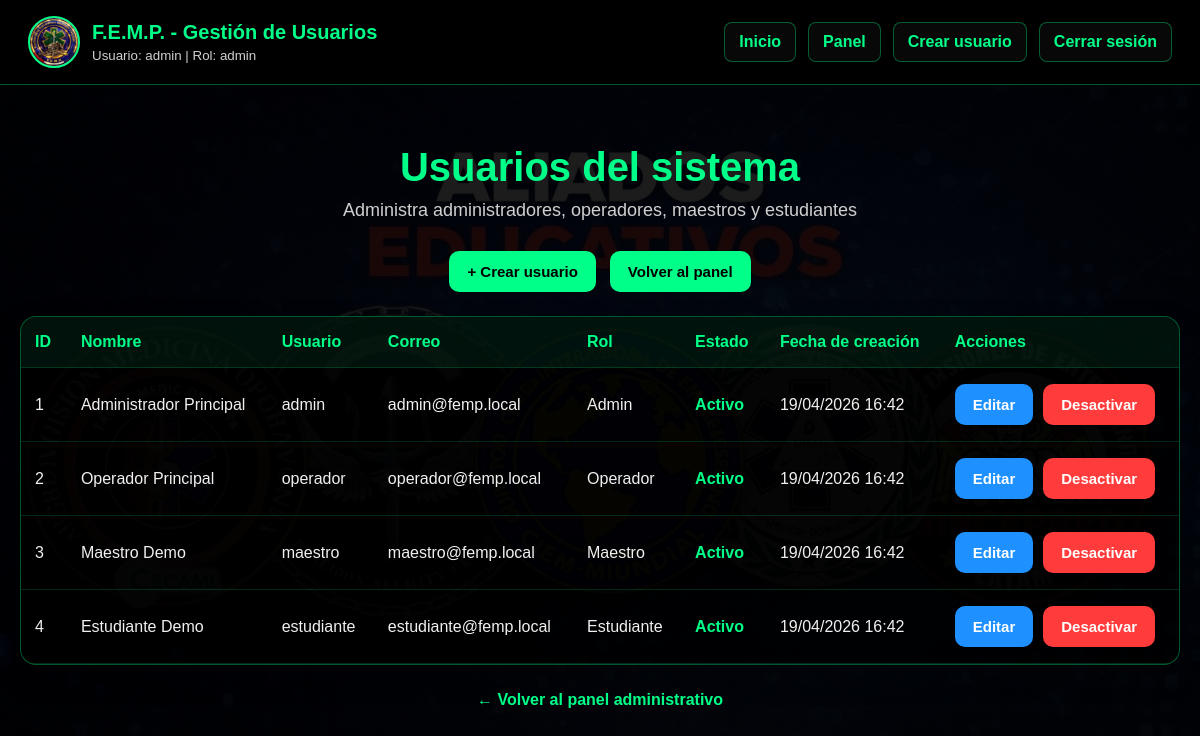
/usuarios (signed in), run on the app's committed database.
### tables this page shows
CREATE TABLE usuarios (
            id INTEGER PRIMARY KEY AUTOINCREMENT,
            nombre TEXT,
            usuario TEXT UNIQUE NOT NULL,
            correo TEXT,
            clave TEXT NOT NULL,
            rol TEXT NOT NULL DEFAULT 'operador',
            activo INTEGER NOT NULL DEFAULT 1,
            fecha_creacion TEXT
        );

### app.py (the view)
@app.route('/usuarios')
def usuarios():
    if not session.get('logueado'):
        return redirect(url_for('login'))
    if not es_admin():
        return redirect(url_for('inscritos'))
    lista = listar_usuarios()
    return render_template(
        'usuarios.html',
        usuarios=lista,
        usuario_actual=session.get('usuario'),
        rol_actual=session.get('rol')
    )

### app.py (called while the page is built)
def usar_postgres():
    return bool(DATABASE_URL)

def get_db_connection():
    if usar_postgres():
        url = urlparse(DATABASE_URL)
        conn = psycopg2.connect(
            dbname=url.path[1:],
            user=url.username,
            password=url.password,
            host=url.hostname,
            port=url.port,
            sslmode="require"
        )
        return conn
    else:
        conn = sqlite3.connect(SQLITE_DB)
        conn.row_factory = sqlite3.Row
        return conn

def get_cursor(conn):
    if usar_postgres():
        return conn.cursor(cursor_factory=psycopg2.extras.RealDictCursor)
    return conn.cursor()

def fetchall_dict(cursor):
    rows = cursor.fetchall()
    if usar_postgres():
        return [dict(r) for r in rows]
    return [dict(r) for r in rows]

def listar_usuarios():
    conn = get_db_connection()
    cursor = get_cursor(conn)
    cursor.execute("SELECT * FROM usuarios ORDER BY id ASC")
    usuarios = fetchall_dict(cursor)
    cursor.close()
    conn.close()
    return usuarios

def es_admin():
    return session.get('rol') == 'admin'

### templates/usuarios.html (shortened to what this page needs)
<!DOCTYPE html>
<html>
<head>
</head>
<body>
    <div class="topbar">
        <div class="topbar-left">
            <img src="{{ url_for('static', filename='logo.jpg') }}" alt="Logo">
            <div>
                <h2>F.E.M.P. - Gestión de Usuarios</h2>
                <small>Usuario: {{ usuario_actual }} | Rol: {{ rol_actual }}</small>
            </div>
        </div>
        <div class="topbar-links">
            <a href="/">Inicio</a>
            <a href="/inscritos">Panel</a>
            <a href="/crear-usuario">Crear usuario</a>
            <a href="/logout">Cerrar sesión</a>
        </div>
    </div>
    <div class="contenedor">
        <div class="titulo">
            <h1>Usuarios del sistema</h1>
            <p>Administra administradores, operadores, maestros y estudiantes</p>
        </div>
        <div class="acciones">
            <a href="/crear-usuario" class="btn">+ Crear usuario</a>
            <a href="/inscritos" class="btn">Volver al panel</a>
        </div>
        <div class="tabla-box">
            <div class="tabla-scroll">
                <table>
                    <tr>
                        <th>ID</th>
                        <th>Nombre</th>
                        <th>Usuario</th>
                        <th>Correo</th>
                        <th>Rol</th>
                        <th>Estado</th>
                        <th>Fecha de creación</th>
                        <th>Acciones</th>
                    </tr>
                    {% for u in usuarios %}
                    <tr>
                        <td>{{ u.id }}</td>
                        <td>{{ u.nombre }}</td>
                        <td>{{ u.usuario }}</td>
                        <td>{{ u.correo }}</td>
                        <td>{{ u.rol|capitalize }}</td>
                        <td>
                            {% if u.activo == 1 %}
                                <span class="estado-activo">Activo</span>
                            {% else %}
                                <span class="estado-inactivo">Inactivo</span>
                            {% endif %}
                        </td>
                        <td>{{ u.fecha_creacion }}</td>
                        <td>
                            <div class="acciones-fila">
                                <a href="/editar-usuario/{{ u.id }}" class="btn btn-edit">Editar</a>
                                <form method="POST" action="/toggle-usuario/{{ u.id }}" class="form-inline">
                                    {% if u.activo == 1 %}
                                        <button type="submit" class="btn btn-danger">Desactivar</button>
                                    {% else %}
                                        <button type="submit" class="btn">Activar</button>
                                    {% endif %}
                                </form>
                            </div>
                        </td>
                    </tr>
                    {% else %}
                    <tr>
                        <td colspan="8" class="sin-datos">No hay usuarios registrados.</td>
                    </tr>
                    {% endfor %}
                </table>
            </div>
        </div>
        <div class="footer-link">
            <a href="/inscritos">← Volver al panel administrativo</a>
        </div>
    </div>
</body>
</html>

### data on the page
usuarios: id "1", nombre "Administrador Principal", usuario "admin", correo "admin@femp.local", rol "Admin", activo "Activo", fecha_creacion "19/04/2026 16:42"
usuarios: id "2", nombre "Operador Principal", usuario "operador", correo "operador@femp.local", rol "Operador", activo "Activo", fecha_creacion "19/04/2026 16:42"
usuarios: id "3", nombre "Maestro Demo", usuario "maestro", correo "maestro@femp.local", rol "Maestro", activo "Activo", fecha_creacion "19/04/2026 16:42"
usuarios: id "4", nombre "Estudiante Demo", usuario "estudiante", correo "estudiante@femp.local", rol "Estudiante", activo "Activo", fecha_creacion "19/04/2026 16:42"

### other printed values
{{ usuario_actual }} "admin"
{{ rol_actual }} "admin"
